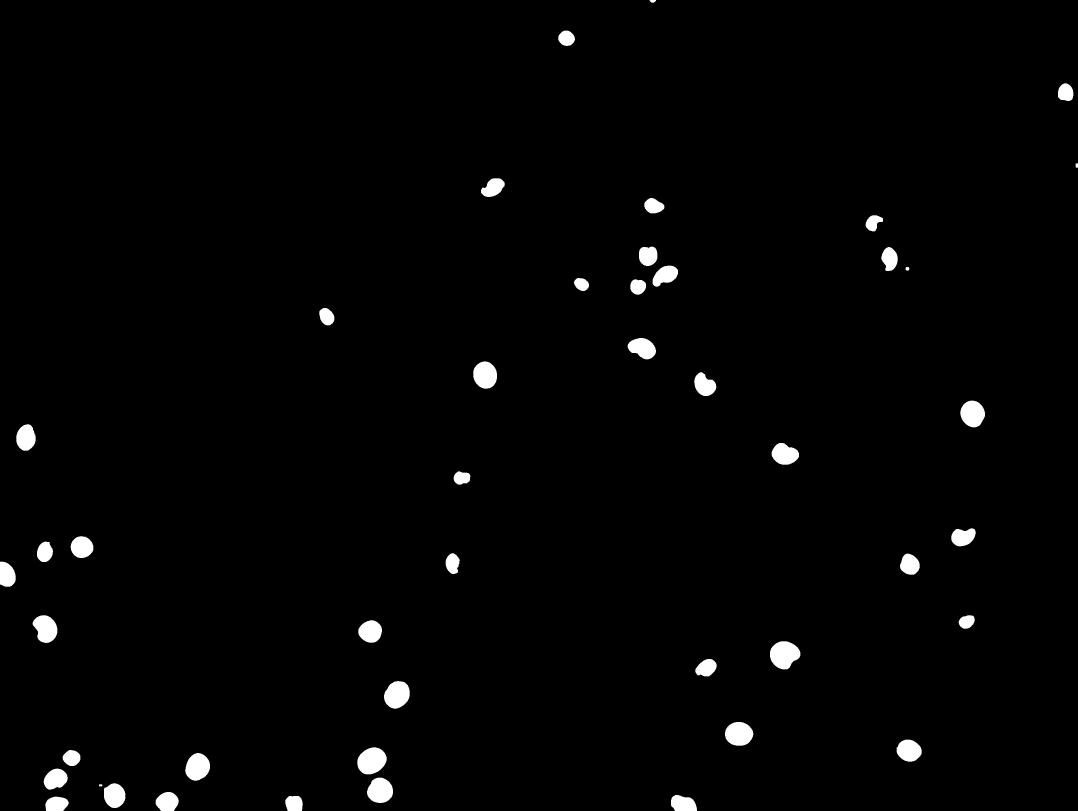
//> input picture SP2 - Image Preprocessing/Results/Chlorella vulgaris/OpenClose_Image.jpg, 3232 x 2432 px (shown at 1/3 size)
$ ./blob   (built with g++ and OpenCV 4)
//> lines starting //> are read from the running program, lines starting //| are printed output that depends on the picture; after the words box and inside, x2 and y2 are one past the last pixel; in counts of white or black regions, pixels touching at a corner belong together
#include <iostream>
#include <vector>
#include <stdio.h>

#include <opencv2/highgui/highgui.hpp>
#include <opencv2/imgproc/imgproc.hpp>

void FindBlobs(const cv::Mat &binary, std::vector < std::vector<cv::Point2i> > &blobs);

int main(int argc, char **argv)
{
    cv::Mat img = cv::imread("OpenClose_Image.jpg", 0); // force greyscale
//> img is the input picture: 2432 rows x 3232 cols, CV_8UC1; min 0, max 255, mean 4.2

    if(!img.data) {
        std::cout << "File not found" << std::endl;
        return -1;
    }

    //cv::namedWindow("binary");
    //cv::namedWindow("labelled");

    cv::Mat output = cv::Mat::zeros(img.size(), CV_8UC3);

    cv::Mat binary;
    std::vector < std::vector<cv::Point2i > > blobs;

    cv::threshold(img, binary, 0.0, 1.0, cv::THRESH_BINARY);
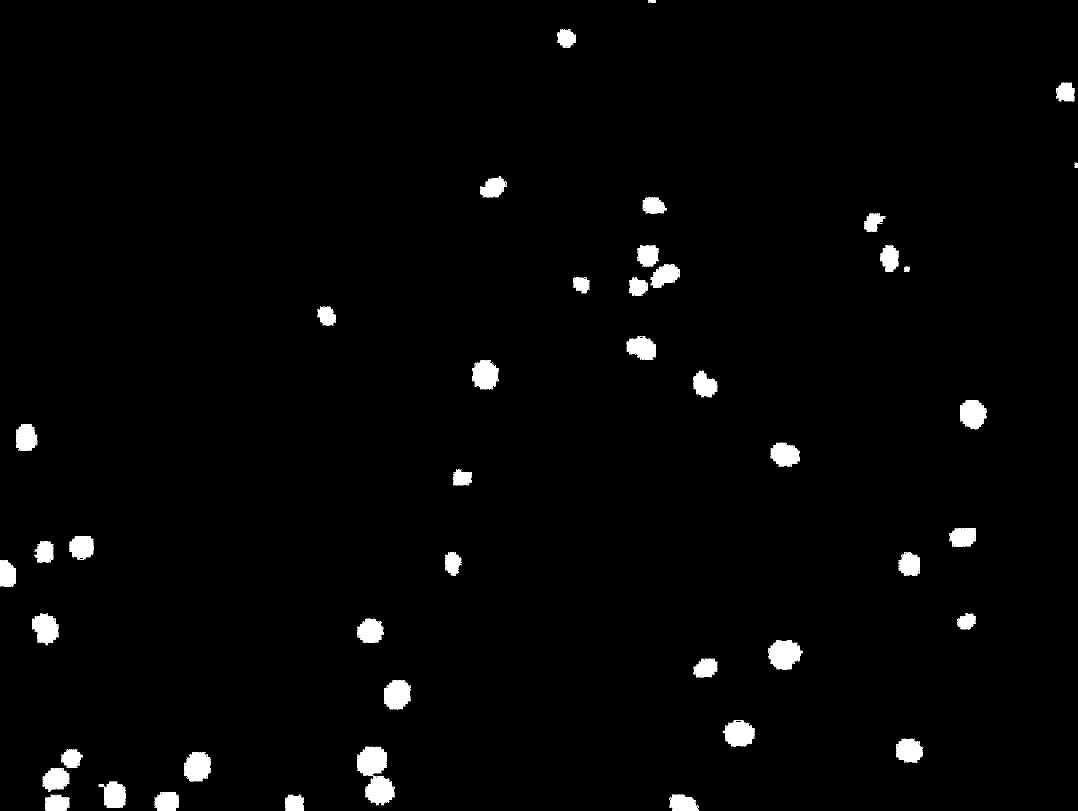
//> binary: 2432 rows x 3232 cols, CV_8UC1 (shown at 1/3 size); values 0 (black) and 1 (white), 1.8% white; 902 white regions (854 under 20 px), largest, box (x1, y1, x2, y2) and area: (2305, 1920, 2408, 2008) 6006, (1072, 2240, 1160, 2332) 5754, (1152, 2040, 1232, 2128) 5189

    FindBlobs(binary, blobs);

    // Randomy color the blobs
    for(size_t i=0; i < blobs.size(); i++) {
        unsigned char r = 255 * (rand()/(1.0 + RAND_MAX));
        unsigned char g = 255 * (rand()/(1.0 + RAND_MAX));
        unsigned char b = 255 * (rand()/(1.0 + RAND_MAX));


	// [7 lines of commented-out code are left out]

        for(size_t j=0; j < blobs[i].size(); j++) {
            int x = blobs[i][j].x;
            int y = blobs[i][j].y;

		// [14 lines of commented-out code are left out]

		if(blobs[i].size() > 1600){
			output.at<cv::Vec3b>(y,x)[0] = b;
            		output.at<cv::Vec3b>(y,x)[1] = g;
            		output.at<cv::Vec3b>(y,x)[2] = r;


		}
		else{
			output.at<cv::Vec3b>(y,x)[0] = 0;
			output.at<cv::Vec3b>(y,x)[1] = 0;
			output.at<cv::Vec3b>(y,x)[2] = 0;
		}

        }
        // [6 lines of commented-out code are left out]
    }

    //cv::imshow("binary", img);
    //cv::imshow("labelled", output);
    cv::imwrite("Blob.jpg", output);
    cv::waitKey(0);

    return 0;
}

void FindBlobs(const cv::Mat &binary, std::vector < std::vector<cv::Point2i> > &blobs)
{
    blobs.clear();

    // Fill the label_image with the blobs
    // 0  - background
    // 1  - unlabelled foreground
    // 2+ - labelled foreground

    cv::Mat label_image;
    binary.convertTo(label_image, CV_32SC1);
//> label_image: 2432 rows x 3232 cols, CV_32SC1; values 0 (black) and 1 (white), 1.8% white; 902 white regions (854 under 20 px)

    int label_count = 2; // starts at 2 because 0,1 are used already

    for(int y=0; y < label_image.rows; y++) {
        int *row = (int*)label_image.ptr(y);
        for(int x=0; x < label_image.cols; x++) {
            if(row[x] != 1) {
                continue;
            }

            cv::Rect rect;
            cv::floodFill(label_image, cv::Point(x,y), label_count, &rect, 0, 0, 4);

            std::vector <cv::Point2i> blob;

            for(int i=rect.y; i < (rect.y+rect.height); i++) {
                int *row2 = (int*)label_image.ptr(i);
                for(int j=rect.x; j < (rect.x+rect.width); j++) {
                    if(row2[j] != label_count) {
                        continue;
                    }

                    blob.push_back(cv::Point2i(j,i));
                }
            }

            blobs.push_back(blob);

            label_count++;
        }
    }
//> this loop made 2432 passes
//> label_count on passes 1 to 3: 5, 5, 5
//> label_image: 2432 rows x 3232 cols, CV_32SC1; 6307 distinct labels, from 0 to 6307
//> after the loop, label_count = 6308; blobs = 6306 contours, 6265 with area under 20; largest, box (x1, y1, x2, y2) and area: (2082, 1116, 2150, 1189) 550, (96, 1845, 174, 1931) 482, (1072, 2241, 1160, 2325) 470, (2853, 1584, 2928, 1640) 434, (1098, 2332, 1179, 2410) 418
}
